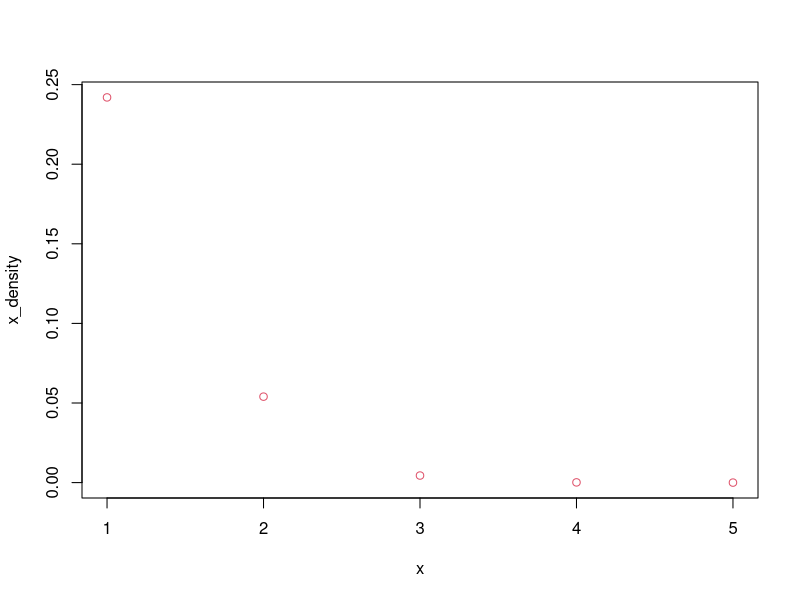
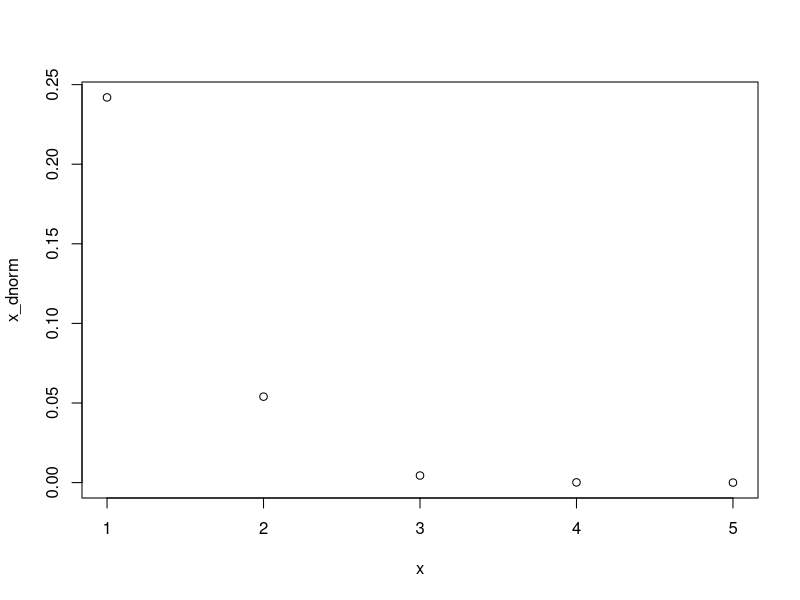
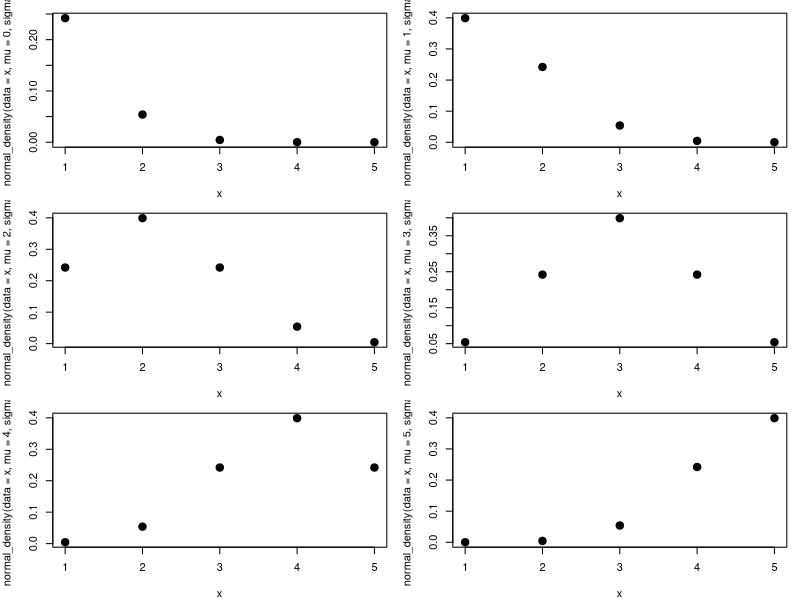
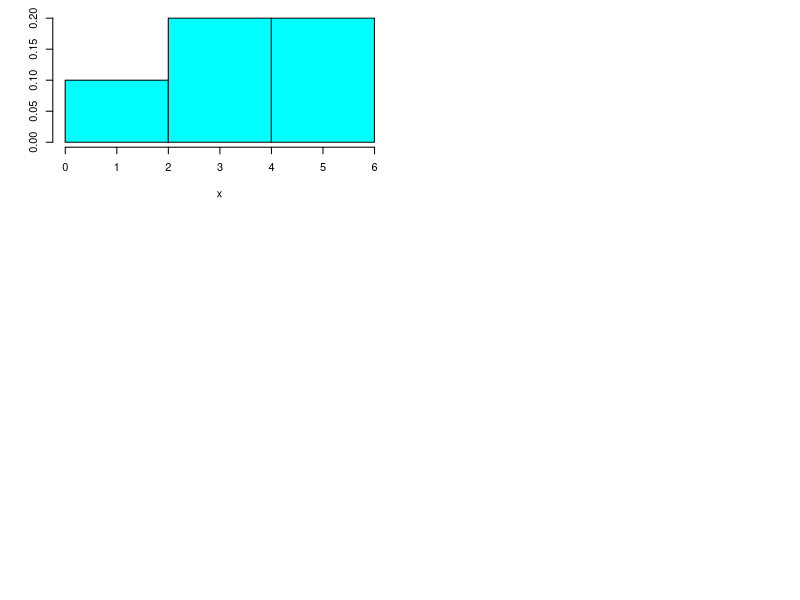
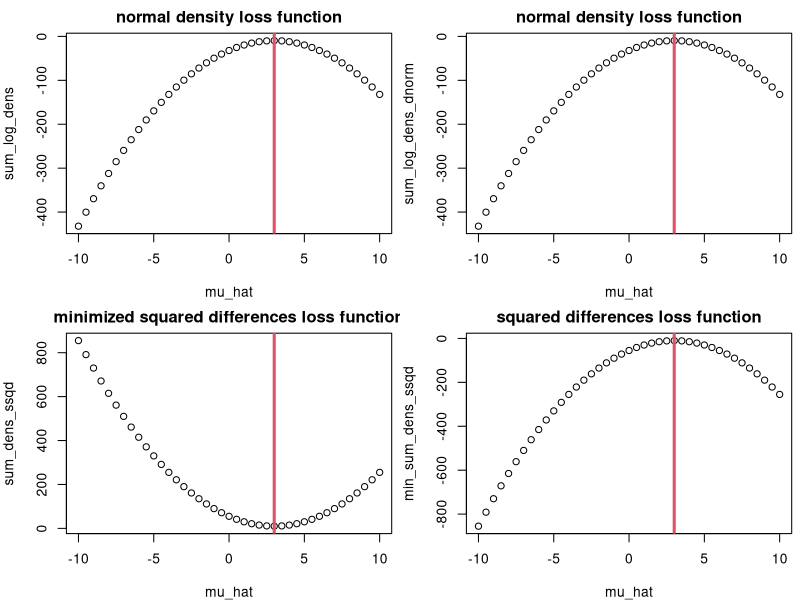
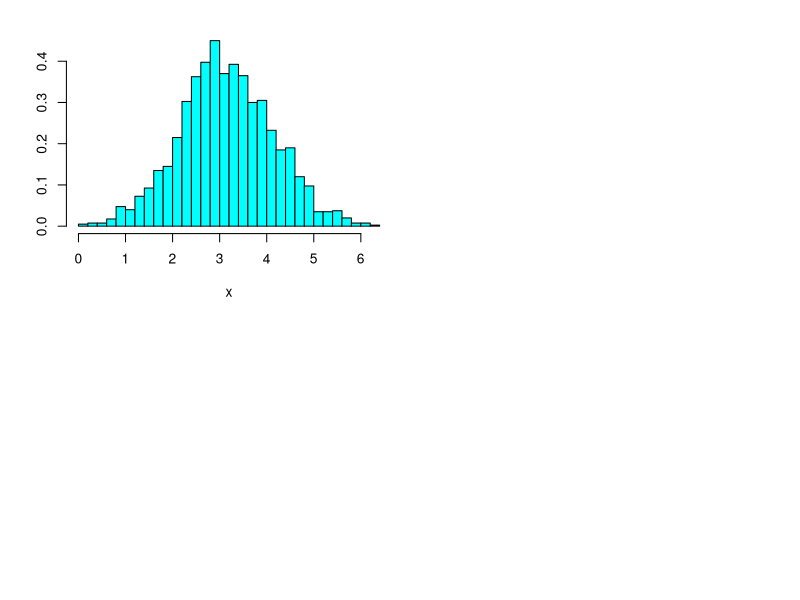
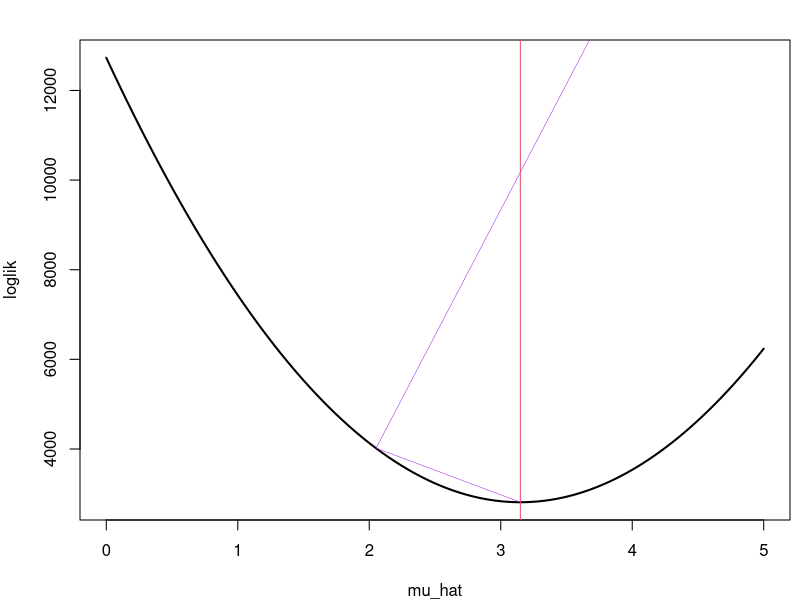

These charts were generated, in order, by the following R code:
## R_Demo_Simulation_Learning_Estimate_Mean.R
##########################################################################
## INSTRUCTOR: Christopher Fariss
## COURSE NAME: Programming and Simulation Methods for Computational Social Science (1T, 2W)
## University of Essex Summer School 2025
##
## Date: 2025-07-09
##
## Please e-mail me if you find any errors or have and suggestions (either email is fine)
## e-mail: cjf0006@gmail.com
## e-mail: cjfariss@umich.edu
##
##########################################################################
## Introduction to tutorial:
##
## (1a) Use the normal density function to see that it is useful for many applications
## (1b) Specifically, we will estimate a mean instead of calculating it directly using a combination of values from the normal density function
## (1c) Use a normal density function to construct a likelihood function or loss function to evaluate how well/close the estimate mean is to the observed data values
## (2) Observe that calculating the true mean is very simple so it is easy to verify that the combination of density functions gives the same answer as the simple calculation
## (3) Note that there are more complicated models where estimating the best set of parameters is not as easy as simply calculating the mean. We will use this combination of density function values to find the best set of parameters. Sometimes this is called maximum likelihood estimation or MLE for short
##
##########################################################################
##
## This tutorial estimates the mean value from a vector of numeric data using the notion of distance.
## 
## Instead of calculating the mean directly, we will estimate the mean by minimizing a function that compares a range of possible estimates of the mean to the data we obtained in the vector (i.e., distance between possible estimate and each of the data points).
##
## The program below finds a range of possible values.
## These values include the maximum value of the log-likelihood which summarizes the disagreement/distance between a potential estimate of the mean and each of the observed data points in the data vector.
##
## This algorithm will provide the same answer as the algorithm for finding the average, which is taught to each of us in grade school.
##
## We will consider several loss-statistics. 
##
## These loss-statistics simply calculate the distance between a parameter estimate or our best guess AND a set of data points. 
##
## We are calculating distances for each observation in a dataset and summarizing these distances. 
## Sometimes we will call these distances something else: usually error or sometimes difference. 
## We will consider another loss function, gradient descent, later in the course.
##
##########################################################################

## install the library if necessary
## load packages
pkgs <- c("MASS")
invisible(sapply(pkgs, require, character.only = TRUE))

## create sequence of real numbers
#x <- seq(-3,3,.1)
x <- 1:5
x
mean(x)

## set mean and variance parameters
mu <- 0
sigma <- 1
sigma_pow2 <- sigma^2

## calculate the density using the normal distribution function
x_density <- 1/(sigma*sqrt(2*pi)) * exp(-(x - mu)^2/2*sigma^2)
x_density

## plot the two estimated densities to verify that they are the same
par(mfrow=c(1,1))
plot(x, x_density, col=2)

## calculate the density using the normal distribution function built into R
x_dnorm <- dnorm(x, mean=mu, sd=sigma)
x_dnorm

## plot the two estimated densities to verify that they are the same
plot(x, x_dnorm)

## program a function
normal_density <- function(data, mu, sigma){
  1/(sigma*sqrt(2*pi)) * exp(-(data - mu)^2/2*sigma^2)
}

## let's change the mean
normal_density(data=x, mu=3, sigma=1)

## plot the two estimated densities to verify that they are the same
par(mfrow=c(3,2), mar=c(4,4,1,1))
plot(x, normal_density(data=x, mu=0, sigma=1), cex=1.5, pch=19)
plot(x, normal_density(data=x, mu=1, sigma=1), cex=1.5, pch=19)
plot(x, normal_density(data=x, mu=2, sigma=1), cex=1.5, pch=19)
plot(x, normal_density(data=x, mu=3, sigma=1), cex=1.5, pch=19)
plot(x, normal_density(data=x, mu=4, sigma=1), cex=1.5, pch=19)
plot(x, normal_density(data=x, mu=5, sigma=1), cex=1.5, pch=19)

## data (we want the mean estimate for this numeric vector)
x <- c(1,2,3,4,5)
x

mean(x)
sum(x)/length(x)

## fix sigma to 1
sigma <- 1

## let's check to see if the best estimate for the mean is 1
mu <- 1
sum(log(1/(sigma*sqrt(2*pi)) * exp(-(x - mu)^2/2*sigma^2)))
prod(1/(sigma*sqrt(2*pi)) * exp(-(x - mu)^2/2*sigma^2))

## reminder
prod(1:3)
prod(c(.5,.5))
prod(c(.5,.5,.5))
prod(c(.5,.5,.5,.5))

## let's check to see if the best estimate for the mean is 2
mu <- 2
sum(log(1/(sigma*sqrt(2*pi)) * exp(-(x - mu)^2/2*sigma^2)))

## let's check to see if the best estimate for the mean is 3
mu <- 3
sum(log(1/(sigma*sqrt(2*pi)) * exp(-(x - mu)^2/2*sigma^2)))

## let's check to see if the best estimate for the mean is 4
mu <- 4
sum(log(1/(sigma*sqrt(2*pi)) * exp(-(x - mu)^2/2*sigma^2)))

## let's check to see if the best estimate for the mean is 5
mu <- 5
sum(log(1/(sigma*sqrt(2*pi)) * exp(-(x - mu)^2/2*sigma^2)))

## is there any value of mu that generates a larger sum of logged values than 3?


## data (we want the mean estimate for this numeric vector)
x <- c(1,2,3,4,5)
x

#x <- runif(100)
truehist(x)

## vector to keep track of the loss function values
sum_log_dens <- NA
sum_log_dens_dnorm <- NA
sum_dens_ssqd <- NA
min_sum_dens_ssqd <- NA

## candidate values for our estimate of mu, which is the mean value we are trying to estimate
mu_hat <- seq(-10,10,.5)
mu_hat

## loop through all the mu_hat values to determine which one is the best using the sum of the logged densities
for(i in 1:length(mu_hat)){
  
  ## set mu_hat value to mu for the loss evaluation (mu is different for each iteration of the loop)
  mu <- mu_hat[i]
  
  ## normal density loss function
  sum_log_dens[i] <- sum(log(1/(sigma*sqrt(2*pi)) * exp(-(x - mu)^2/2*sigma^2)))
  
  ## dnorm loss function
  sum_log_dens_dnorm[i] <- sum(log(dnorm(x=x,mean=mu,sd=sigma)))
  
  ## ssdq sum of squared differences loss function (maximize)
  sum_dens_ssqd[i] <- sum((x-mu)^2)
  
  ## negative ssdq sum of squared differences loss function (minimize)
  min_sum_dens_ssqd[i] <- -sum((x-mu)^2)
  
}

par(mfrow=c(2,2), mar=c(4,4,2,.5))

## plot the normal density loss function
plot(mu_hat, sum_log_dens, main="normal density loss function")
abline(v=mean(x), col=2, lwd=3)

## plot the dnorm loss function
plot(mu_hat, sum_log_dens_dnorm, main="normal density loss function")
abline(v=mean(x), col=2, lwd=3)

## plot the ssdq sum of squared differences loss function
plot(mu_hat, sum_dens_ssqd, main="minimized squared differences loss function")
abline(v=mean(x), col=2, lwd=3)

## plot the ssdq sum of squared differences loss function
plot(mu_hat, min_sum_dens_ssqd, main="squared differences loss function")
abline(v=mean(x), col=2, lwd=3)

##########################################################################
## apply the density function and the equation for the log-likelihood, which is a loss function
##########################################################################

## make a very simple dataset
simple_data <- 1:5

## print the data
simple_data


##########################################################################
## what is the density for each value in the dataset if we assume mu, the average, is 1?
normal_density(data=simple_data, mu=1, sigma=1)

## what is the density for each value in the dataset if we assume mu, the average, is 2?
normal_density(data=simple_data, mu=2, sigma=1)

## what is the density for each value in the dataset if we assume mu, the average, is 3?
normal_density(data=simple_data, mu=3, sigma=1)

## what is the density for each value in the dataset if we assume mu, the average, is 4?
normal_density(data=simple_data, mu=4, sigma=1)

## what is the density for each value in the dataset if we assume mu, the average, is 5?
normal_density(data=simple_data, mu=5, sigma=1)

##########################################################################
## note: we can summarize these values by using the loss function defined above, which we called the log-likelihood
##########################################################################

## we can multiple all the densities together to get the likihood statistic
prod(normal_density(data=simple_data, mu=1, sigma=1))
prod(normal_density(data=simple_data, mu=2, sigma=1))
prod(normal_density(data=simple_data, mu=3, sigma=1))
prod(normal_density(data=simple_data, mu=4, sigma=1))
prod(normal_density(data=simple_data, mu=5, sigma=1))

## we can take the sum of the all the logged densities to get the log-likihood statistic (we usually multiply by -1 so the we mind the min instead of the max. consistent with the likihood function)
-sum(log(normal_density(data=simple_data, mu=1, sigma=1)))
-sum(log(normal_density(data=simple_data, mu=2, sigma=1)))
-sum(log(normal_density(data=simple_data, mu=3, sigma=1)))
-sum(log(normal_density(data=simple_data, mu=4, sigma=1)))
-sum(log(normal_density(data=simple_data, mu=5, sigma=1)))

## we can transform the log-likelihood into the likelihood statistic by using the exponentiation function exp()
exp(sum(log(normal_density(data=simple_data, mu=1, sigma=1))))
exp(sum(log(normal_density(data=simple_data, mu=2, sigma=1))))
exp(sum(log(normal_density(data=simple_data, mu=3, sigma=1))))
exp(sum(log(normal_density(data=simple_data, mu=4, sigma=1))))
exp(sum(log(normal_density(data=simple_data, mu=5, sigma=1))))

## another commonly used loss statistic is the root-mean-squared-error which we use in later programs because it is a bit easier to think about
sqrt(mean((simple_data-1)^2))
sqrt(mean((simple_data-2)^2))
sqrt(mean((simple_data-3)^2))
sqrt(mean((simple_data-4)^2))
sqrt(mean((simple_data-5)^2))

##########################################################################
## note: that all of these statistics are in agreement that our best guess at the values of the dataset, in terms of the ability of our single guess to reduce the distance between the guess of the single parameter and each data point is the simple average
##########################################################################

##########################################################################
## let's do this via a simulation now
##########################################################################

## specify the number of units
sample_size <- 2000
sample_size

## take a random draw of units given a mean that we as the researcher/programmer/data-scientist
## let's use pi for fun but it can be any number (note that we are not estimating the variance for this exercise)
x <- rnorm(sample_size, mean=pi, sd=1)

truehist(x)


## specify values of mu to check (what happens as we decrease the distance between guesses?)
mu_hat <- seq(0,5,0.001)

## loop through all values of mu_hat and calculate the loglik statistic for each
loglik <- c()
for(i in 1:length(mu_hat)){
    loglik[i] <- -sum(log(normal_density(data=x, mu=mu_hat[i], sigma=1)))
}

par(mfrow=c(1,1))
plot(mu_hat, loglik, type="l", lwd=2)

## which value is the minimum?
coordinate <- which(loglik==min(loglik))
coordinate

## which coordinate minimizes the loglik for the best mu_hat value?
mu_hat[coordinate]

## what is the calculated average?
mean(x)

# pass function to optim with initial values
loglik_func <- function(par, data){
  return(-sum(log(normal_density(data=data, mu=par, sigma=1))))
}

## generate variables for monitoring the function

loglik_func <- function(par, data, iterate=TRUE){
   out <-  -sum(log(normal_density(data=data, mu=par, sigma=1)))
  
  if(iterate==TRUE){
    eval[iter,1] <<- par
    eval[iter,2] <<- out
    iter <<- iter+1
  }
  
   return(out)
}

eval <- array(dim=c(100,2))
iter <- 1
optim.out <- optim(par = c(.1), fn=loglik_func, data=x, method="BFGS")
optim.out

## estimate mean from the optim function
optim.out$par

## empirical mean
mean(x)

## the difference between the estimated parameter and the empirical mean is vanishingly small
optim.out$par - mean(x)

##
head(eval,30) 
lines(x=eval[1:iter,1], y=eval[1:iter,2], col="purple", lwd=.5) # not that interesting 
abline(v=optim.out$par, col=2)

##########################################################################
## Question: what if we repeated this process over and over again? 
## Would the average of the simulations coverage towards the true value of pi?
##
## Notes: The Central Limit Theorem (CLT) establishes that when independently generated variables (iid: independent and identically distributed random variables) are added together, the sums or averages of these variables (when normalized) converge towards a normal distribution. 
## This property emerges even if the original variables are not individually normally distributed, as with the roll of a die. 
## The probability of any value from the single roll of die is equivalent to any other value for the same-sided die in the limit (when the number of rolls approaches infinity).
##
##########################################################################
